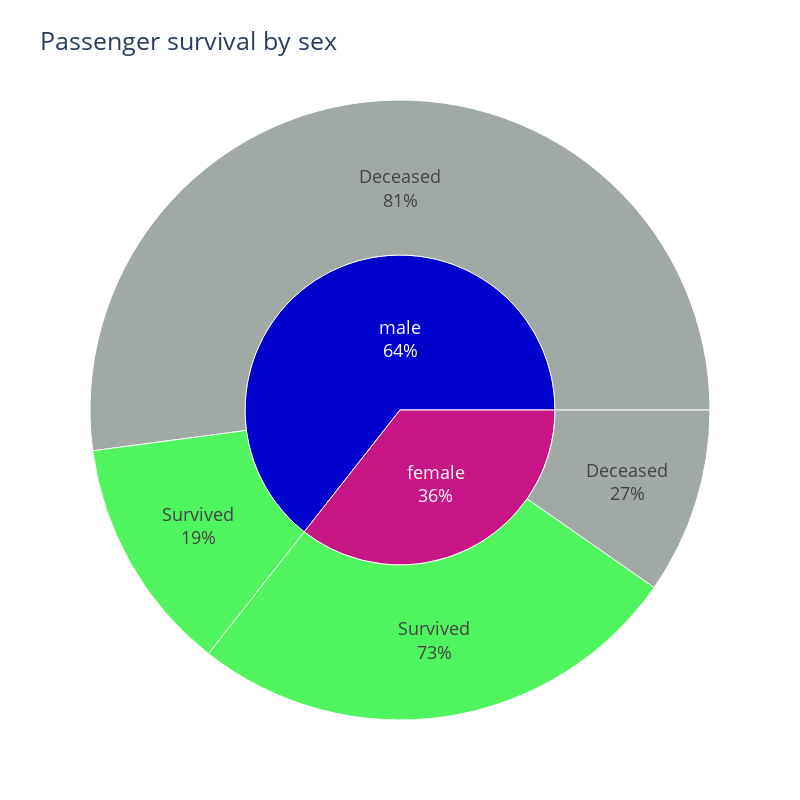

Here is the notebook cell this chart was saved with:
### Markdown cell above
#### Passenger composition

### Code cell
# Survival by sex
plot_sunburst(
    df=total_raw_df, 
    hierarchy=['sex', 'survived'],
    title='Passenger survival by sex',
    color='sex',
    color_mapping = {
        'Deceased': "#79857e", 
        'Survived': "#07f01b", 
        'female': "#c71585", 
        'male': "#0000cd"
    }
)

### Figure 1 — Plotly figure (JSON) as saved in the notebook; plotly's stock layout.template omitted (floating-point values rounded to 4 significant figures)
{"data": [{"branchvalues": "total", "customdata": [["female"], ["female"], ["female"], ["male"], ["male"], ["male"]], "domain": {"x": [0, 1], "y": [0, 1]}, "hovertemplate": "labels=%{label}<br>count=%{value}<br>parent=%{parent}<br>id=%{id}<br>sex=%{customdata[0]}<extra></extra>", "ids": ["female/Survived", "female/Deceased", "female", "male/Survived", "male/Deceased", "male"], "insidetextorientation": "horizontal", "labels": ["Survived", "Deceased", "female", "Survived", "Deceased", "male"], "marker": {"colors": ["#07f01b", "#79857e", "#c71585", "#07f01b", "#79857e", "#0000cd"]}, "name": "", "parents": ["female", "female", "", "male", "male", ""], "textinfo": "label+percent parent", "type": "sunburst", "values": [339, 127, 466, 161, 682, 843]}], "layout": {"autosize": false, "font": {"size": 18}, "height": 800, "legend": {"tracegroupgap": 0}, "title": {"text": "Passenger survival by sex"}, "width": 800}}
